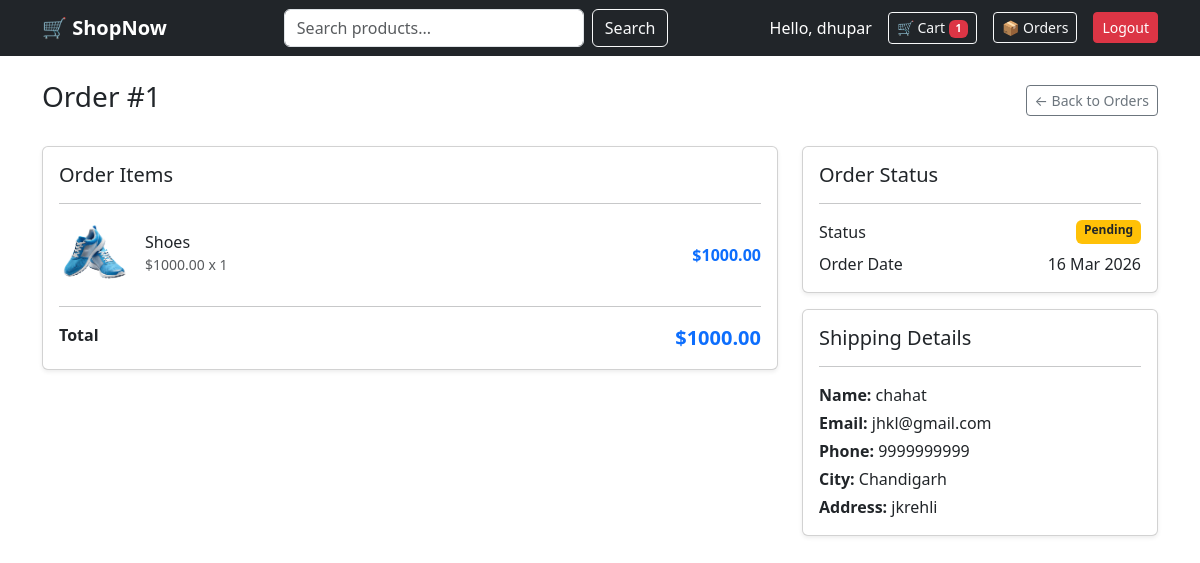
Page /orders/1/ (signed in) on the committed database.
### store/models.py (models this page shows, shortened)
class Order(models.Model):
    STATUS_CHOICES = [
        ('pending', 'Pending'),
        ('processing', 'Processing'),
        ('shipped', 'Shipped'),
        ('delivered', 'Delivered'),
        ('cancelled', 'Cancelled'),
    ]
    user = models.ForeignKey(User, on_delete=models.CASCADE)
    status = models.CharField(max_length=20, choices=STATUS_CHOICES, default='pending')
    total_price = models.DecimalField(max_digits=10, decimal_places=2, default=0)
    full_name = models.CharField(max_length=100)
    email = models.EmailField()
    phone = models.CharField(max_length=20)
    address = models.TextField()
    city = models.CharField(max_length=50)
    created_at = models.DateTimeField(auto_now_add=True)
    updated_at = models.DateTimeField(auto_now=True)
    class Meta:
        ordering = ['-created_at']  # newest orders first

class OrderItem(models.Model):
    order = models.ForeignKey(Order, on_delete=models.CASCADE)
    product = models.ForeignKey(Product, on_delete=models.CASCADE)
    quantity = models.IntegerField(default=1)
    price = models.DecimalField(max_digits=10, decimal_places=2)  # price at time of order
    def get_total_price(self):
        return self.price * self.quantity

class Product(models.Model):
    category = models.ForeignKey(Category, on_delete=models.CASCADE)
    name = models.CharField(max_length=200)
    description = models.TextField()
    price = models.DecimalField(max_digits=10, decimal_places=2)
    image = models.ImageField(upload_to='products/', blank=True, null=True)
    stock = models.IntegerField(default=0)
    is_available = models.BooleanField(default=True)
    created_at = models.DateTimeField(auto_now_add=True)
    updated_at = models.DateTimeField(auto_now=True)
    class Meta:
        ordering = ['-created_at']  # newest products first

### store/views.py (the view)
# urls.py: path('orders/<int:id>/', views.order_detail, name='order_detail'),
@login_required(login_url='login')
def order_detail(request, id):
    order = get_object_or_404(Order, id=id, user=request.user)
    items = order.orderitem_set.all()
    return render(request, 'store/order_detail.html', {
        'order': order,
        'items': items
    })

### store/models.py (called while the page is built)
    def get_total_items(self):
        return sum(item.quantity for item in self.cartitem_set.all())

### templates/store/order_detail.html (shortened to what this page needs)
{% extends 'base.html' %}
{% block content %}
<div class="d-flex justify-content-between align-items-center mb-4">
    <h3>Order #{{ order.id }}</h3>
    <a href="{% url 'order_history' %}" class="btn btn-outline-secondary btn-sm">
        ← Back to Orders
    </a>
</div>
<div class="row">
    <div class="col-md-8">
        <div class="card shadow-sm mb-4">
            <div class="card-body">
                <h5 class="mb-3">Order Items</h5>
                <hr>
                {% for item in items %}
                <div class="d-flex align-items-center mb-3">
                    {% if item.product.image %}
                        <img src="{{ item.product.image.url }}"
                             style="width:70px; height:70px; object-fit:cover;"
                             class="rounded me-3"
                             alt="{{ item.product.name }}">
                    {% else %}
                        <div class="bg-light rounded me-3 d-flex align-items-center
                                    justify-content-center"
                             style="width:70px; height:70px;">
                            <span class="text-muted small">No Image</span>
                        </div>
                    {% endif %}
                    <div class="flex-grow-1">
                        <h6 class="mb-0">{{ item.product.name }}</h6>
                        <small class="text-muted">
                            ${{ item.price }} x {{ item.quantity }}
                        </small>
                    </div>
                    <strong class="text-primary">${{ item.get_total_price }}</strong>
                </div>
                {% endfor %}
                <hr>
                <div class="d-flex justify-content-between">
                    <strong>Total</strong>
                    <strong class="text-primary fs-5">${{ order.total_price }}</strong>
                </div>
            </div>
        </div>
    </div>
    <div class="col-md-4">
        <div class="card shadow-sm mb-3">
            <div class="card-body">
                <h5 class="mb-3">Order Status</h5>
                <hr>
                <div class="d-flex justify-content-between mb-2">
                    <span>Status</span>
                    {% if order.status == 'pending' %}
                        <span class="badge bg-warning text-dark">Pending</span>
                    {% elif order.status == 'processing' %}
                        <span class="badge bg-info">Processing</span>
                    {% elif order.status == 'shipped' %}
                        <span class="badge bg-primary">Shipped</span>
                    {% elif order.status == 'delivered' %}
                        <span class="badge bg-success">Delivered</span>
                    {% elif order.status == 'cancelled' %}
                        <span class="badge bg-danger">Cancelled</span>
                    {% endif %}
                </div>
                <div class="d-flex justify-content-between">
                    <span>Order Date</span>
                    <span>{{ order.created_at|date:"d M Y" }}</span>
                </div>
            </div>
        </div>
        <div class="card shadow-sm">
            <div class="card-body">
                <h5 class="mb-3">Shipping Details</h5>
                <hr>
                <p class="mb-1"><strong>Name:</strong> {{ order.full_name }}</p>
                <p class="mb-1"><strong>Email:</strong> {{ order.email }}</p>
                <p class="mb-1"><strong>Phone:</strong> {{ order.phone }}</p>
                <p class="mb-1"><strong>City:</strong> {{ order.city }}</p>
                <p class="mb-0"><strong>Address:</strong> {{ order.address }}</p>
            </div>
        </div>
    </div>
</div>
{% endblock %}

### templates/base.html (shortened to what this page needs)
<!DOCTYPE html>
<html lang="en">
<head>
    <link href="https://cdn.jsdelivr.net/npm/bootstrap@5.3.0/dist/css/bootstrap.min.css" rel="stylesheet">
</head>
<body>
    <nav class="navbar navbar-expand-lg navbar-dark bg-dark">
        <div class="container">
            <a class="navbar-brand fw-bold" href="{% url 'home' %}">🛒 ShopNow</a>
            <form class="d-flex mx-auto" method="GET" action="{% url 'search' %}">
                <input class="form-control me-2"
                       type="search"
                       name="q"
                       placeholder="Search products..."
                       value="{{ request.GET.q }}"
                       style="width:300px;">
                <button class="btn btn-outline-light" type="submit">Search</button>
            </form>
            <div class="d-flex align-items-center gap-3">
                {% if user.is_authenticated %}
                    <span class="text-white">Hello, {{ user.username }}</span>
                    <a href="{% url 'cart' %}" class="btn btn-outline-light btn-sm">
                        🛒 Cart
                        {% if request.user.is_authenticated %}
                            {% with request.user.cart.get_total_items as total_items %}
                                {% if total_items > 0 %}
                                    <span class="badge bg-danger">{{ total_items }}</span>
                                {% endif %}
                            {% endwith %}
                        {% endif %}
                    </a>
                    <a href="{% url 'order_history' %}" class="btn btn-outline-light btn-sm">
                        📦 Orders
                    </a>
                    <a href="{% url 'logout' %}" class="btn btn-danger btn-sm">Logout</a>
                {% else %}
                    <a href="{% url 'login' %}" class="btn btn-outline-light btn-sm">Login</a>
                    <a href="{% url 'register' %}" class="btn btn-primary btn-sm">Register</a>
                {% endif %}
            </div>
        </div>
    </nav>
    <div class="container mt-4">
        {% block content %}
        {% endblock %}
    </div>
</body>
</html>

### rows in the picture
Order: id "1", total_price "1000.00", created_at "16 Mar 2026", full_name "chahat", email "jhkl@gmail.com", phone "9999999999", city "Chandigarh", address "jkrehli"
OrderItem: product.image (picture), product.name "Shoes", price "1000.00", quantity "1", get_total_price "1000.00"

### other values in the picture
{{ user.username }} "dhupar"
{{ total_items }} "1"
